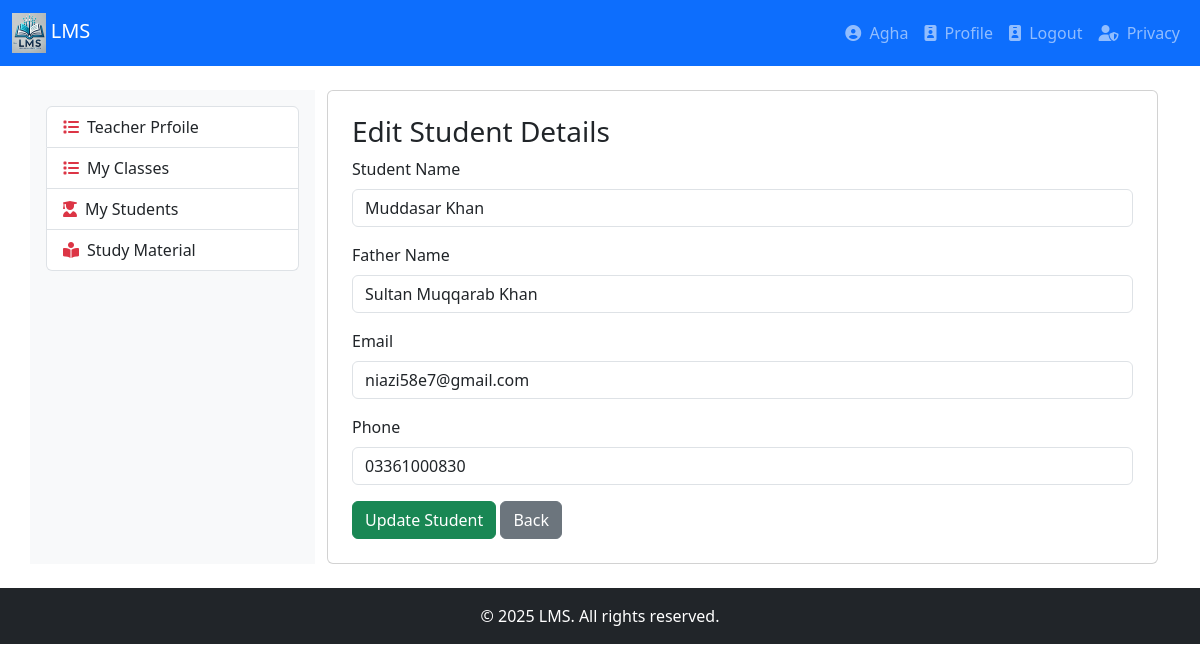
/teacherstudent.php?student_id=2 (signed in), run on the app's committed database.
### tables this page shows
CREATE TABLE `students` (
  `student_id` int(11) NOT NULL,
  `student_name` varchar(256) NOT NULL,
  `father_name` varchar(256) DEFAULT NULL,
  `email` varchar(256) DEFAULT NULL,
  `phone` varchar(20) DEFAULT NULL,
  `address` text DEFAULT NULL,
  `gender` enum('Male','Female','Other') DEFAULT NULL,
  `dob` date DEFAULT NULL,
  `class` int(11) DEFAULT NULL,
  `registration_date` timestamp NOT NULL DEFAULT current_timestamp(),
  `status` enum('registered','admitted','banned','suspended') DEFAULT 'registered',
  `city` varchar(100) DEFAULT NULL,
  `state` varchar(100) DEFAULT NULL,
  `photo` varchar(255) DEFAULT NULL,
  `student_cnic` varchar(15) DEFAULT NULL,
  `father_cnic` varchar(15) DEFAULT NULL,
  `session_id` int(11) DEFAULT NULL
);

### teacherstudent.php (the view, shortened to what this page needs)
<?php
include 'db.php';
$CNIC = $_SESSION['CNIC'];
$getTID = mysqli_query($conn, "SELECT * FROM teachers WHERE cnic = '$CNIC'");
if (mysqli_num_rows($getTID) > 0) {
    $row = mysqli_fetch_assoc($getTID);
    $teacher_id = $row['teacher_id'];
} else {
    exit("<h1>Dear User, your role is Teacher but Admin has not created your Teacher Profile</h1>");
}
$student_id = intval($_GET['student_id']);
$checkStudent = "
    SELECT s.*
    FROM students s
    JOIN teacher_classes tc
        ON tc.class_id = s.class
       AND tc.session_id = s.session_id
    WHERE s.student_id = ? AND tc.teacher_id = ? AND tc.status = 'Active'
";
$stmt = $conn->prepare($checkStudent);
$stmt->bind_param("ii", $student_id, $teacher_id);
$stmt->execute();
$result = $stmt->get_result();
$student = $result->fetch_assoc();
include 'header.php';
include 'navigation.php';
?>
<div class="container mt-4">
    <div class="row">
        <div class="col-md-3 bg-light p-3">
            <?php include 'leftbar.php'; ?>
        </div>
        <div class="col-md-9">
            <div class="card p-4">
                <h3>Edit Student Details</h3>
<form action="teacherstudent.php?student_id=<?= $student_id ?>" method="POST">
                    <div class="mb-3">
                        <label class="form-label">Student Name</label>
                        <input type="text" name="student_name" class="form-control" value="<?php echo htmlspecialchars($student['student_name']); ?>" required>
                    </div>
                    <div class="mb-3">
                        <label class="form-label">Father Name</label>
                        <input type="text" name="father_name" class="form-control" value="<?php echo htmlspecialchars($student['father_name']); ?>" required>
                    </div>
                    <div class="mb-3">
                        <label class="form-label">Email</label>
                        <input type="email" name="email" class="form-control" value="<?php echo htmlspecialchars($student['email']); ?>">
                    </div>
                    <div class="mb-3">
                        <label class="form-label">Phone</label>
                        <input type="text" name="phone" class="form-control" value="<?php echo htmlspecialchars($student['phone']); ?>">
                    </div>
                    <button type="submit" class="btn btn-success">Update Student</button>
                    <a href="teacherstudent.php" class="btn btn-secondary">Back</a>
                </form>
            </div>
        </div>
    </div>
</div>
<?php include 'footer.php'; ?>

### data on the page
students: student_name "Muddasar Khan", father_name "Sultan Muqqarab Khan", email "niazi58e7@gmail.com", phone "03361000830"

### other printed values
$_SESSION['uname'] "Agha"
